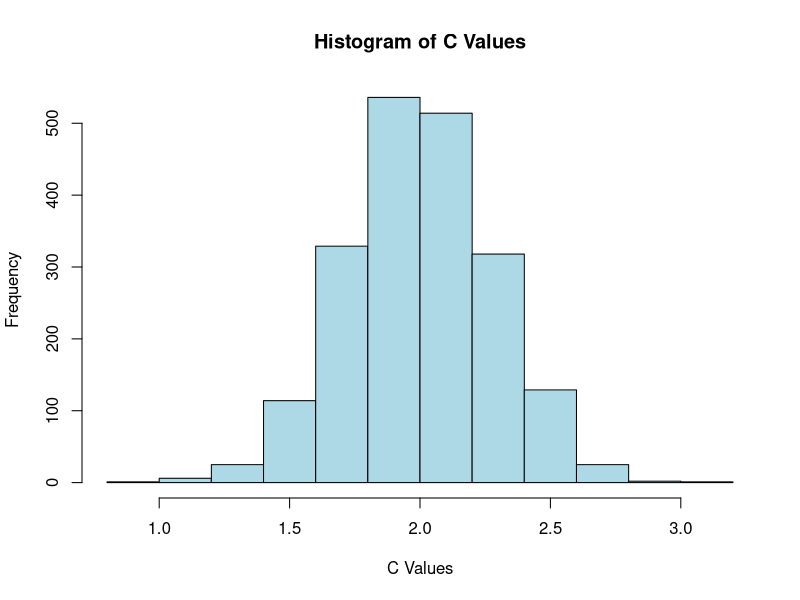

Reproduce this figure in R. (Note: this script raises an error after producing the figure.)
## ---- chunk 1
library(gtools)
library(MASS)

df1 <- read.csv("Body_masses.csv")

df1$Body.mass <- log(df1$Body.mass)

results_df <- data.frame()

num_permutations <- 2000

for (i in 1:num_permutations) {
  
  perms <- sample(df1$Body.mass, length(df1$Body.mass), replace = FALSE)
  
  results_df <- rbind(results_df, data.frame(Permutation = i, Body.mass = perms))
}


calculate_sum_squared_differences <- function(vector) {
  squared_differences <- (vector[-1] - vector[-length(vector)])^2
  sum_squared_differences <- sum(squared_differences)
  mean_value <- mean(vector)
  differences <- vector - mean_value
  sum_of_differences <- sum((differences)^{2})
  c_value <- sum_squared_differences / sum_of_differences
  return(c_value)
}

c_value_df <- data.frame(Result = numeric(0))

for (i in 1:num_permutations) {
  perm_values <- results_df$Body.mass[results_df$Permutation == i]
  result <- calculate_sum_squared_differences(perm_values)
  c_value_df <- rbind(c_value_df, data.frame(Result = result))
}


# fitting a normal distribution to my results
fit <- fitdistr(c_value_df$Result, densfun = "normal")
mean_estimate <- fit$estimate["mean"]
sd_estimate <- fit$estimate["sd"]

# I thought it was normal now 
hist(c_value_df$Result, main = "Histogram of C Values", xlab = "C Values", ylab = "Frequency", col = "lightblue", border = "black")



## ---- chunk 2
library(ape)
library(igraph)
library(purrr)

# Begin by getting the edge matrix
original_tree <- read.tree(text = "((A, B),  (C,D));")
edges <- original_tree$edge

# function that gives us the adjacency matrix from our original edge 
create_adjacency_matrix <- function(edges) {
  # Find the number of nodes, to get the size of our matrix
  nodes <- unique(as.vector(edges))
  num_nodes <- length(nodes)

  # Create an empty adjacency matrix
  adj_matrix <- matrix(0, nrow = num_nodes, ncol = num_nodes)

  # Recursively populate 
  for (i in 1:nrow(edges)) {
    #we look at the edge matrix and the right column are the from_nodes
    from_node <- edges[i, 1]
    #left columns
    to_node <- edges[i, 2]

    if (from_node %in% nodes) {
  #storing the first to_node as the right child, defined as 1
      adj_matrix[from_node, to_node] <- 1 
  #we remove from_node from the list
      nodes <- nodes[nodes != from_node]
    } else {
  #if it appears again then we assign the remaining child to the left, defined as 2
      adj_matrix[from_node, to_node] <- 2  
    }
  }

  return(adj_matrix)
}

case_matrix <-create_adjacency_matrix(edges)
print(case_matrix)


find_flips <- function(adj_matrix) {
  num_rows <- nrow(adj_matrix)
  flips_list <- vector("list", length = num_rows)

  for (i in 1:num_rows) {
    row <- adj_matrix[i, ]
    flips <- which(row == 2)
    flips_list[[i]] <- flips
  }

  return(flips_list)
}

# Test the function with your case_matrix
flips_result <- find_flips(case_matrix)
print(flips_result)

## ---- chunk 3

all_combinations <- function(adj_matrix, num) {

#get the children

 results <- find_children(adj_matrix, num)

#define

 left_child <- results$left
 right_child <- results$right

#this is the end 

  if (left_child == -1) {

    copy_adj_matrix <- adj_matrix

    return(copy_adj_matrix)

  } else {

#make a copy for each recursion so you have a copy for every flip

    left_1_copy_adj_matrix <- adj_matrix

#calling function with nothing flipped, asking to flip children of left child

    left_1 <- all_combinations(left_1_copy_adj_matrix, left_child)
    
# flip children of right child

    right_1_copy_adj_matrix <- adj_matrix

    right_1 <- all_combinations(right_1_copy_adj_matrix, right_child)
    
    
# Swap left  and right children
    adj_matrix[num, left_child] <- 1
    adj_matrix[num, right_child] <- 2
 
   
#calling function with nothing flipped, asking to flip children of left child (used to be right child)
    left_2_copy_adj_matrix <- adj_matrix
    left_2 <- all_combinations(left_2_copy_adj_matrix, left_child)
   

   #calling function with nothing flipped, asking to flip children of right child (used to be left child)
    right_2_copy_adj_matrix <- adj_matrix
    right_2 <- all_combinations(right_2_copy_adj_matrix, right_child)
    
    return(list(left_1, left_2, right_1, right_2))
    
  }
}
    

adjoint_list <-all_combinations(case_matrices,5)
print(adjoint_list)

#finds children of a specific node in the adj matrix
find_children <- function(adj_matrix, node) {
  children_right <- which(adj_matrix[node,] == 1)  # Right child
  children_left <- which(adj_matrix[node,] == 2)  # Left child

  #no children
  if (identical(children_right, integer(0))) {
    result <- list(right = -1, left = -1)
  } else {
    result <- list(right = children_right, left = children_left)
  }
  

  return(result)
}

#call function
adj_matrix <- create_adjacency_matrix(edges)

# we 4 sets of matrices
result <- all_combinations(adj_matrix, 5)


# Function to get the last matrix in each sublist (maybe a partial solution?)
get_last_matrix <- function(lst) {
  lapply(lst, function(x) {
    if (is.list(x)) {
      get_last_matrix(head(x, n = 1))
      get_last_matrix(head(x, n = 2))
    } else {
      x
    }
  })
}

# Apply the function 
unique_matrices <- get_last_matrix(result)

get_edge_matrix <- function(adj_matrix) {
edge_matrix <- matrix(NA, ncol = 2, nrow = 0)
  
  # We define what a child would look like in the adj matrix
   find_children <- function(parent, root) {
    children <- which(adj_matrix[parent, ] != 0)
    right_children <- children[adj_matrix[parent, children] == 1]
    left_children <- children[adj_matrix[parent, children] == 2]
    
    # We add the right children
     for (child in right_children) {
      edge <- c(parent, child)
      edge_matrix <<- rbind(edge_matrix, edge)
      
      # Recursion
      find_children(child, root)
    }

    # Then, add left children
    for (child in left_children) {
      edge <- c(parent, child)
      edge_matrix <<- rbind(edge_matrix, edge)
      
      # Recursion
      explore_children(child, root)
    }
  }

   #Iterate through nodes to find roots and start exploration
  for (node in 1:num_nodes) {
    if (sum(adj_matrix[, node] != 0) == 0) {
       #Node is a root, start exploration
      explore_children(node, node)
    }
  }

  return(edge_matrix)
}
#print(unique_matrices)

#need to flatten it?
edge_matrices_list <- lapply(unique_matrices, get_edge_matrix)




## ---- chunk 4

tree_string <- "((((((Odocoileus_hemionus,Odocoileus_virginianus),Rangifer_tarandus),Alces_alces),((Dama_dama,Cervus_canadensis))),Antilocapra_americana));"

tree <- read.tree(text = tree_string)

# I'm building the joint data outside of the csv file
tip_labels <- tree$tip.label
data_order <- c(Odocoileus_hemionus = 74, Odocoileus_virginianus = 57, Rangifer_tarandus = 100, Alces_alces = 384, Dama_dama = 55, Cervus_canadensis = 300, Antilocapra_americana = 50)

link_tree_values <- function(tree, tip_labels, data_order) {
  # Create a named vector with tip labels and corresponding values
  values_vec <- data_order[tip_labels]

  # Annotate the tree with values for tips
  tree$node.label <- ifelse(gsub(" ", "_", tree$tip.label) %in% names(values_vec), values_vec[gsub(" ", "_", tree$tip.label)], NA)

  return(tree)

}

tree_with_values <- link_tree_values(tree, tip_labels, data_order)
print(tree_with_values)

edges <-tree_with_values$edge

# function that gives us the adjacency matrix from our original edge 
create_adjacency_matrix <- function(edges) {
  # Find the number of nodes, to get the size of our matrix
  nodes <- unique(as.vector(edges))
  num_nodes <- length(nodes)

  # Create an empty adjacency matrix
  adj_matrix <- matrix(0, nrow = num_nodes, ncol = num_nodes)

  # Recursively populate 
  for (i in 1:nrow(edges)) {
    #we look at the edge matrix and the right column are the from_nodes
    from_node <- edges[i, 1]
    #left columns
    to_node <- edges[i, 2]

    if (from_node %in% nodes) {
  #storing the first to_node as the right child, defined as 1
      adj_matrix[from_node, to_node] <- 1 
  #we remove from_node from the list
      nodes <- nodes[nodes != from_node]
    } else {
  #if it appears again then we assign the remaining child to the left, defined as 2
      adj_matrix[from_node, to_node] <- 2  
    }
  }

  return(adj_matrix)
}

#We wish to find all combinations 
all_combinations <- function(adj_matrix, num) {
 #we have a function to find children later
 results <- find_children(adj_matrix, num)
 left_child <- results$left
 right_child <- results$right
 
 

 #first we take the case that there are no kids, if none then we just return a copy of what we have
  if (left_child == -1) {
    copy_adj_matrix <- adj_matrix
    return(copy_adj_matrix)
  } else {
    # Recursively taking the combinations of the left tree
    left_1_copy_adj_matrix <- adj_matrix
    left_1 <- all_combinations(left_1_copy_adj_matrix, left_child)
    
    # Recursively taking the combinations of the right tree
    right_1_copy_adj_matrix <- adj_matrix
    right_1 <- all_combinations(right_1_copy_adj_matrix, right_child)
    
    
    # Swap left and right
    adj_matrix[num, left_child] <- 1
    adj_matrix[num, right_child] <- 2
    print(adj_matrix)
    
    #now switching the placement of the left tree with the right tree
    left_2_copy_adj_matrix <- adj_matrix
    left_2 <- all_combinations(left_2_copy_adj_matrix, right_child)
    
    # Swap left and right
    adj_matrix[num, left_child] <- 1
    adj_matrix[num, right_child] <- 2 
    #now switching the placement of the left right with the left tree
    right_2_copy_adj_matrix <- adj_matrix
    right_2 <- all_combinations(right_2_copy_adj_matrix, left_child)
    
    return(list(left_1, left_2, right_1, right_2))
    
  }
}

find_children <- function(adj_matrix, node) {
  children_right <- which(adj_matrix[node,] == 1)  # Right child
  children_left <- which(adj_matrix[node,] == 2)  # Left child

  
  if (identical(children_right, integer(0))) {
    result <- list(right = -1, left = -1)
  } else {
    result <- list(right = children_right, left = children_left)
  }
  

  return(result)
}


adj_matrix <- create_adjacency_matrix(edges)
print(adj_matrix)
result <- all_combinations(adj_matrix, 8)

# Function to get the last matrix in each sublist
get_last_matrix <- function(lst) {
  lapply(lst, function(x) {
    if (is.list(x)) {
      get_last_matrix(head(x, n = 1))
      get_last_matrix(head(x, n = 2))
    } else {
      x
    }
  })
}
# Apply the function to your list
unique_matrices <- get_last_matrix(result)

get_edge_matrix <- function(adj_matrix) {
  
  #
  edge_matrix <- matrix(NA, ncol = 2, nrow = 0)
  
  # Helper function for recursive exploration
  explore_children <- function(parent, root) {
    children <- which(adj_matrix[parent, ] != 0)
    right_children <- children[adj_matrix[parent, children] == 1]
    left_children <- children[adj_matrix[parent, children] == 2]
    
    # First, add right children
    for (child in right_children) {
      edge <- c(parent, child)
      edge_matrix <<- rbind(edge_matrix, edge)
      
      # Recursively explore children
      explore_children(child, root)
    }

    # Then, add left children
    for (child in left_children) {
      edge <- c(parent, child)
      edge_matrix <<- rbind(edge_matrix, edge)
      
      # Recursively explore children
      explore_children(child, root)
    }
  }

  # Iterate through nodes to find roots and start exploration
  for (node in 1:num_nodes) {
    if (sum(adj_matrix[, node] != 0) == 0) {
      # Node is a root, start exploration
      explore_children(node, node)
    }
  }

  return(edge_matrix)
}
print(unique_matrices)

## ---- chunk 5
library(ape)
library(phangorn)
library(gtools)

tree_string <- "((((((Odocoileus_hemionus,Odocoileus_virginianus),Rangifer_tarandus),Alces_alces),((Dama_dama,Cervus_canadensis))),Antilocapra_americana));"

tree <- read.tree(text = tree_string)

tree$edge
# I'm building the joint data outside of the csv file
tip_labels <- tree$tip.label
data_order <- c(Odocoileus_hemionus = 74, Odocoileus_virginianus = 57, Rangifer_tarandus = 100, Alces_alces = 384, Dama_dama = 55, Cervus_canadensis = 300, Antilocapra_americana = 50)

link_tree_values <- function(tree, tip_labels, data_order) {
  # Create a named vector with tip labels and corresponding values
  values_vec <- data_order[tip_labels]

  # Annotate the tree with values for tips
  tree$node.label <- ifelse(gsub(" ", "_", tree$tip.label) %in% names(values_vec), values_vec[gsub(" ", "_", tree$tip.label)], NA)

  return(tree)

}

tree_with_values <- link_tree_values(tree, tip_labels, data_order)
print(tree_with_values)


# adapted function from above 
calculate_c_value <- function(data_vector) {
  squared_differences <- (data_vector[-1] - data_vector[-length(data_vector)])^2
  sum_squared_differences <- sum(squared_differences)
  mean_value <- mean(data_vector)
  differences <- data_vector - mean_value
  sum_of_differences <- sum(differences^2)
  c_value <- sum_squared_differences / sum_of_differences
  return(c_value)
}


# getting all the c values 
#c_values <- sapply(data_vectors_list, calculate_c_value)

#average_c_value <- mean(c_values)
